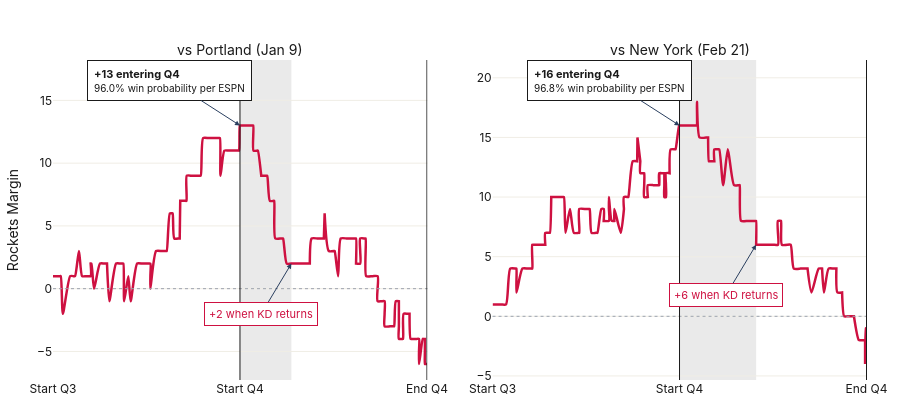

The cell this chart's notebook holds for it:
### Markdown cell above
### Build `02d_when_kd_sits.html` — POR + NYK margin timeline

### Code cell
# ============================================================
# Visualization B: When KD Sits (POR + NYK timeline)
# ============================================================
import plotly.graph_objects as go
from plotly.subplots import make_subplots

# Find POR and NYK game IDs
POR_GAME = q4_collapses[q4_collapses["matchup"].str.contains("POR")]["game_id"].iloc[0]
NYK_GAME = q4_collapses[q4_collapses["matchup"].str.contains("NYK")]["game_id"].iloc[0]

KD_SITS_GAMES = [
    {"game_id": POR_GAME, "label": "vs Portland (Jan 9)", "short": "POR", "win_prob": 96.0},
    {"game_id": NYK_GAME, "label": "vs New York (Feb 21)", "short": "NYK", "win_prob": 96.8},
]


def build_margin_timeline(game_id):
    """Return a DataFrame with elapsed_seconds and margin for every event in the game."""
    info = game_info[game_id]
    is_home = info["IS_HOME"]
    
    game_pbp = pbp[pbp["gameId_str"] == game_id].copy().reset_index(drop=True)
    game_pbp["scoreHome_clean"] = game_pbp["scoreHome"].cummax()
    game_pbp["scoreAway_clean"] = game_pbp["scoreAway"].cummax()
    if is_home:
        game_pbp["margin"] = game_pbp["scoreHome_clean"] - game_pbp["scoreAway_clean"]
    else:
        game_pbp["margin"] = game_pbp["scoreAway_clean"] - game_pbp["scoreHome_clean"]
    
    # Convert clock + period to elapsed seconds from start of game
    # Quarter is 12 mins = 720 sec. So elapsed = (period-1)*720 + (720 - clock_seconds_remaining)
    def elapsed_seconds(row):
        clock_s = parse_clock_to_seconds(row["clock"])
        if clock_s is None:
            return None
        return (row["period"] - 1) * 720 + (720 - clock_s)
    
    game_pbp["elapsed_sec"] = game_pbp.apply(elapsed_seconds, axis=1)
    return game_pbp[["period", "clock", "elapsed_sec", "margin"]].dropna()


def build_off_court_intervals(timeline):
    """From the reconstructed KD timeline, return list of (start_sec, end_sec) for off-court intervals."""
    intervals = []
    off_start = None
    
    for evt in timeline:
        clock_s = evt["clock_sec"]
        elapsed = (evt["period"] - 1) * 720 + (720 - clock_s)
        
        if evt["action"] == "OUT":
            off_start = elapsed
        elif evt["action"] == "IN" and off_start is not None:
            intervals.append((off_start, elapsed))
            off_start = None
    
    # If still off when timeline ends, close at end of game
    if off_start is not None:
        intervals.append((off_start, off_start + 30))  # cap with a short tail
    
    return intervals


# Build the chart — 2 panels side-by-side
fig = make_subplots(
    rows=1, cols=2,
    subplot_titles=[g["label"] for g in KD_SITS_GAMES],
    horizontal_spacing=0.08,
)

ROCKETS_RED = "#CE1141"
BENCH_GRAY = "rgba(150, 150, 150, 0.2)"

for idx, game in enumerate(KD_SITS_GAMES):
    col = idx + 1
    game_id = game["game_id"]
    
    # Margin timeline
    tl_df = build_margin_timeline(game_id)
    # Reconstruct KD on/off timeline
    kd_tl = reconstruct_kd_timeline(game_id)
    off_intervals = build_off_court_intervals(kd_tl)
    
    # Determine x-axis: focus on Q3 start through end of game
    q3_start = 2 * 720  # start of Q3
    game_end = tl_df["elapsed_sec"].max()
    
    # Filter to Q3 + Q4 + OT
    tl_focus = tl_df[tl_df["elapsed_sec"] >= q3_start].copy()
    
    # Plot margin line with smoothed spline
    fig.add_trace(go.Scatter(
        x=tl_focus["elapsed_sec"],
        y=tl_focus["margin"],
        mode="lines",
        line=dict(color=ROCKETS_RED, width=2.5, shape="spline", smoothing=0.6),
        name="HOU margin",
        hovertemplate="Margin: %{y:+d}<extra></extra>",
        showlegend=False,
    ), row=1, col=col)
    
    # Add zero line
    fig.add_hline(y=0, line=dict(color="#9CA3AF", width=1, dash="dot"),
                  row=1, col=col)
    
    # Shade KD off-court intervals (only those that overlap with Q3+)
    for start, end in off_intervals:
        if end < q3_start:
            continue  # skip earlier-game subs
        shade_start = max(start, q3_start)
        fig.add_vrect(
            x0=shade_start, x1=end,
            fillcolor=BENCH_GRAY,
            line_width=0,
            layer="below",
            row=1, col=col,
        )
    
    # Add quarter break markers
    for q_boundary in [3*720, 4*720]:  # end of Q3, end of Q4
        if q_boundary <= game_end:
            fig.add_vline(
                x=q_boundary,
                line=dict(color="#1A1A1A", width=1),
                row=1, col=col,
            )
    
    # Annotations for key moments
    # Lead and win probability entering Q4
    q4_start = 3 * 720
    lead_at_q4 = tl_focus[tl_focus["elapsed_sec"] <= q4_start]["margin"].iloc[-1]
    fig.add_annotation(
        x=q4_start, y=lead_at_q4,
        text=f"<b>+{int(lead_at_q4)} entering Q4</b><br><span style='font-size:10px'>{game['win_prob']}% win probability per ESPN</span>",
        showarrow=True, arrowhead=2, ax=-70, ay=-45,
        font=dict(size=11, color="#1A1A1A"),
        bgcolor="white", bordercolor="#1A1A1A", borderwidth=1, borderpad=6,
        align="left",
        row=1, col=col,
    )
    
    # Lead when KD came back
    kd_returns = [e for e in kd_tl if e["action"] == "IN" and not e.get("implicit") 
                  and (e["period"] - 1) * 720 + (720 - e["clock_sec"]) > q4_start]
    if kd_returns:
        first_return = kd_returns[0]
        ret_elapsed = (first_return["period"] - 1) * 720 + (720 - first_return["clock_sec"])
        ret_margin = first_return["margin"]
        fig.add_annotation(
            x=ret_elapsed, y=ret_margin,
            text=f"+{int(ret_margin)} when KD returns",
            showarrow=True, arrowhead=2, ax=-30, ay=50,
            font=dict(size=11, color="#CE1141"),
            bgcolor="white", bordercolor="#CE1141", borderwidth=1, borderpad=4,
            row=1, col=col,
        )

# X-axis tick labels (show quarter labels at boundaries)
quarter_ticks = [2*720, 3*720, 4*720, 5*720]
quarter_labels = ["Start Q3", "Start Q4", "End Q4", "End OT"]

for col in [1, 2]:
    fig.update_xaxes(
        tickmode="array",
        tickvals=quarter_ticks,
        ticktext=quarter_labels,
        showgrid=False,
        zeroline=False,
        row=1, col=col,
    )
    fig.update_yaxes(
        title_text="Rockets Margin" if col == 1 else None,
        zeroline=False,
        gridcolor="#F0EDE5",
        row=1, col=col,
    )

fig.update_layout(
    height=420,
    paper_bgcolor="white",
    plot_bgcolor="white",
    font=dict(family="Inter, sans-serif", color="#1A1A1A"),
    margin=dict(l=50, r=20, t=60, b=40),
    showlegend=False,
)

labels = [g["label"] for g in KD_SITS_GAMES]
for ann in fig['layout']['annotations']:
    if ann.text in labels:
        ann.font = dict(size=14, color="#1A1A1A", family="Inter, sans-serif")

# Save as HTML
plotly_html = fig.to_html(include_plotlyjs='cdn', full_html=True,
                          config={'displayModeBar': False})

wrapper = """<!DOCTYPE html>
<html lang="en">
<head>
<meta charset="UTF-8">
<title>When KD Sits</title>
<link rel="preconnect" href="https://fonts.googleapis.com">
<link rel="preconnect" href="https://fonts.gstatic.com" crossorigin>
<link href="https://fonts.googleapis.com/css2?family=Fraunces:opsz,wght@9..144,600&family=Inter:wght@400;500;600&family=JetBrains+Mono:wght@500&display=swap" rel="stylesheet">
<style>
  * { box-sizing: border-box; margin: 0; padding: 0; }
  body {
    font-family: 'Inter', sans-serif;
    background: #FAFAF7;
    color: #1A1A1A;
    padding: 60px 40px;
  }
  .wrapper { max-width: 1100px; margin: 0 auto; }
  .table-label {
    font-family: 'JetBrains Mono', monospace;
    font-size: 11px;
    letter-spacing: 0.15em;
    text-transform: uppercase;
    color: #CE1141;
    margin-bottom: 8px;
  }
  h2 {
    font-family: 'Fraunces', Georgia, serif;
    font-size: 26px;
    font-weight: 600;
    letter-spacing: -0.015em;
    margin-bottom: 8px;
  }
  .subtitle {
    color: #6B7280;
    font-size: 15px;
    margin-bottom: 24px;
  }
  .legend-note {
    font-size: 13px;
    color: #6B7280;
    margin-top: 14px;
    font-style: italic;
  }
  .legend-swatch {
    display: inline-block;
    width: 14px;
    height: 14px;
    background: rgba(150, 150, 150, 0.4);
    vertical-align: middle;
    margin-right: 4px;
    border-radius: 2px;
  }
  .chart-frame {
    background: white;
    border-radius: 8px;
    padding: 8px;
    box-shadow: 0 1px 3px rgba(0,0,0,0.04), 0 1px 2px rgba(0,0,0,0.06);
  }
</style>
</head>
<body>
<div class="wrapper">
  <div class="table-label">Clutch Time, Section 02</div>
  <h2>When KD Sits</h2>
  <p class="subtitle">In two of Houston's most painful Q4 collapses, Kevin Durant played the entire 3rd quarter and started the 4th quarter on the bench. By the time he returned, the lead was nearly gone.</p>
  <div class="chart-frame">
__CHART__
  </div>
  <p class="legend-note"><span class="legend-swatch"></span> Shaded regions indicate when Kevin Durant was off the court.</p>
</div>
</body>
</html>"""

import re
chart_div = re.search(r'<body>(.*?)</body>', plotly_html, re.DOTALL).group(1)
final = wrapper.replace("__CHART__", chart_div)

with open(ASSETS_DIR / "02d_when_kd_sits.html", "w") as f:
    f.write(final)
print(f"Saved: {ASSETS_DIR / '02d_when_kd_sits.html'}")
fig.show()

### Figure 1 — Plotly figure (JSON) as saved in the notebook; plotly's stock layout.template omitted (floating-point values rounded to 4 significant figures; data arrays with more than 128 entries replaced by an {"elided": "..."} marker saying what was removed)
{"data": [{"hovertemplate": "Margin: %{y:+d}<extra></extra>", "line": {"color": "#CE1141", "shape": "spline", "smoothing": 0.6, "width": 2.5}, "mode": "lines", "name": "HOU margin", "showlegend": false, "type": "scatter", "x": {"elided": "261 float values"}, "xaxis": "x", "y": {"elided": "261 int values"}, "yaxis": "y"}, {"hovertemplate": "Margin: %{y:+d}<extra></extra>", "line": {"color": "#CE1141", "shape": "spline", "smoothing": 0.6, "width": 2.5}, "mode": "lines", "name": "HOU margin", "showlegend": false, "type": "scatter", "x": {"elided": "259 float values"}, "xaxis": "x2", "y": {"elided": "259 int values"}, "yaxis": "y2"}], "layout": {"annotations": [{"font": {"color": "#1A1A1A", "family": "Inter, sans-serif", "size": 14}, "showarrow": false, "text": "vs Portland (Jan 9)", "x": 0.23, "xanchor": "center", "xref": "paper", "y": 1, "yanchor": "bottom", "yref": "paper"}, {"font": {"color": "#1A1A1A", "family": "Inter, sans-serif", "size": 14}, "showarrow": false, "text": "vs New York (Feb 21)", "x": 0.77, "xanchor": "center", "xref": "paper", "y": 1, "yanchor": "bottom", "yref": "paper"}, {"align": "left", "arrowhead": 2, "ax": -70, "ay": -45, "bgcolor": "white", "bordercolor": "#1A1A1A", "borderpad": 6, "borderwidth": 1, "font": {"color": "#1A1A1A", "size": 11}, "showarrow": true, "text": "<b>+13 entering Q4</b><br><span style='font-size:10px'>96.0% win probability per ESPN</span>", "x": 2160, "xref": "x", "y": 13, "yref": "y"}, {"arrowhead": 2, "ax": -30, "ay": 50, "bgcolor": "white", "bordercolor": "#CE1141", "borderpad": 4, "borderwidth": 1, "font": {"color": "#CE1141", "size": 11}, "showarrow": true, "text": "+2 when KD returns", "x": 2358, "xref": "x", "y": 2, "yref": "y"}, {"align": "left", "arrowhead": 2, "ax": -70, "ay": -45, "bgcolor": "white", "bordercolor": "#1A1A1A", "borderpad": 6, "borderwidth": 1, "font": {"color": "#1A1A1A", "size": 11}, "showarrow": true, "text": "<b>+16 entering Q4</b><br><span style='font-size:10px'>96.8% win probability per ESPN</span>", "x": 2160, "xref": "x2", "y": 16, "yref": "y2"}, {"arrowhead": 2, "ax": -30, "ay": 50, "bgcolor": "white", "bordercolor": "#CE1141", "borderpad": 4, "borderwidth": 1, "font": {"color": "#CE1141", "size": 11}, "showarrow": true, "text": "+6 when KD returns", "x": 2455, "xref": "x2", "y": 6, "yref": "y2"}], "font": {"color": "#1A1A1A", "family": "Inter, sans-serif"}, "height": 420, "margin": {"b": 40, "l": 50, "r": 20, "t": 60}, "paper_bgcolor": "white", "plot_bgcolor": "white", "shapes": [{"line": {"color": "#9CA3AF", "dash": "dot", "width": 1}, "type": "line", "x0": 0, "x1": 1, "xref": "x domain", "y0": 0, "y1": 0, "yref": "y"}, {"fillcolor": "rgba(150, 150, 150, 0.2)", "layer": "below", "line": {"width": 0}, "type": "rect", "x0": 2160, "x1": 2358, "xref": "x", "y0": 0, "y1": 1, "yref": "y domain"}, {"line": {"color": "#1A1A1A", "width": 1}, "type": "line", "x0": 2160, "x1": 2160, "xref": "x", "y0": 0, "y1": 1, "yref": "y domain"}, {"line": {"color": "#1A1A1A", "width": 1}, "type": "line", "x0": 2880, "x1": 2880, "xref": "x", "y0": 0, "y1": 1, "yref": "y domain"}, {"line": {"color": "#9CA3AF", "dash": "dot", "width": 1}, "type": "line", "x0": 0, "x1": 1, "xref": "x2 domain", "y0": 0, "y1": 0, "yref": "y2"}, {"fillcolor": "rgba(150, 150, 150, 0.2)", "layer": "below", "line": {"width": 0}, "type": "rect", "x0": 2160, "x1": 2455, "xref": "x2", "y0": 0, "y1": 1, "yref": "y2 domain"}, {"line": {"color": "#1A1A1A", "width": 1}, "type": "line", "x0": 2160, "x1": 2160, "xref": "x2", "y0": 0, "y1": 1, "yref": "y2 domain"}, {"line": {"color": "#1A1A1A", "width": 1}, "type": "line", "x0": 2880, "x1": 2880, "xref": "x2", "y0": 0, "y1": 1, "yref": "y2 domain"}], "showlegend": false, "xaxis": {"anchor": "y", "domain": [0, 0.46], "showgrid": false, "tickmode": "array", "ticktext": ["Start Q3", "Start Q4", "End Q4", "End OT"], "tickvals": [1440, 2160, 2880, 3600], "zeroline": false}, "xaxis2": {"anchor": "y2", "domain": [0.54, 1], "showgrid": false, "tickmode": "array", "ticktext": ["Start Q3", "Start Q4", "End Q4", "End OT"], "tickvals": [1440, 2160, 2880, 3600], "zeroline": false}, "yaxis": {"anchor": "x", "domain": [0, 1], "gridcolor": "#F0EDE5", "title": {"text": "Rockets Margin"}, "zeroline": false}, "yaxis2": {"anchor": "x2", "domain": [0, 1], "gridcolor": "#F0EDE5", "zeroline": false}}}
